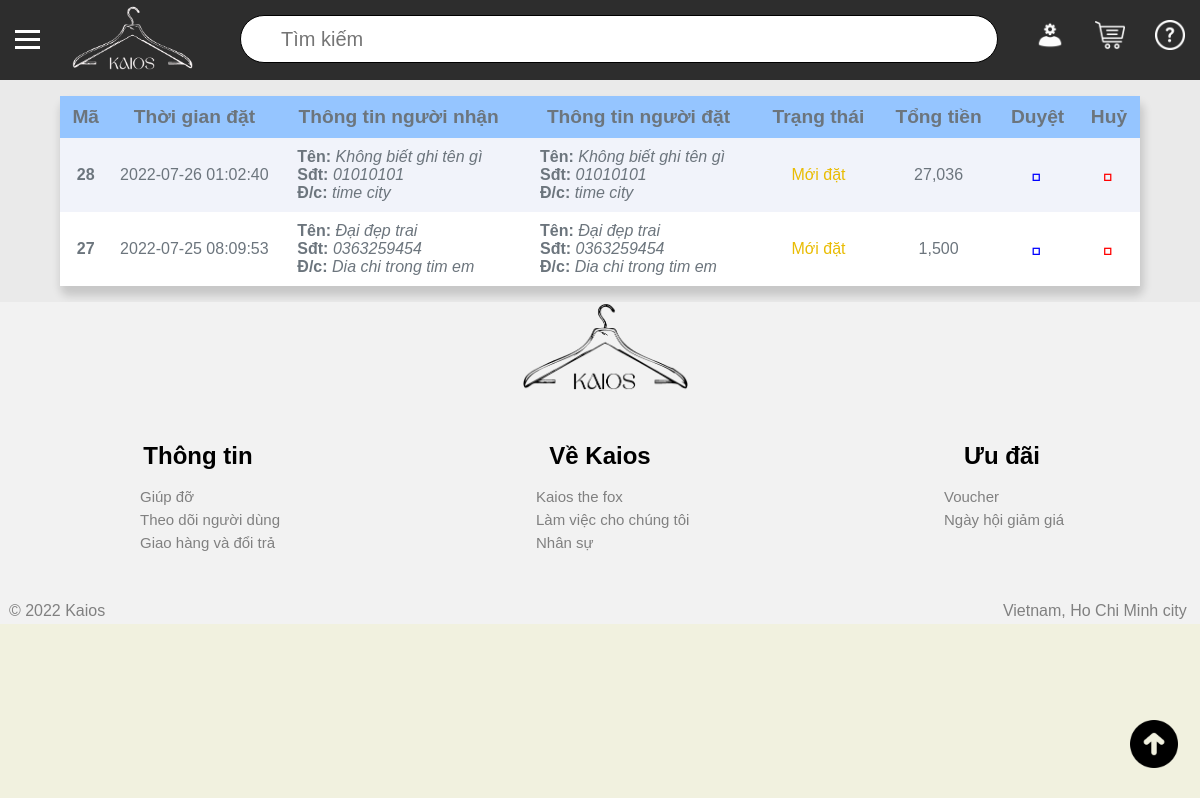
Page /admin/orders/pending_orders.php (signed in) on the earlier database version.
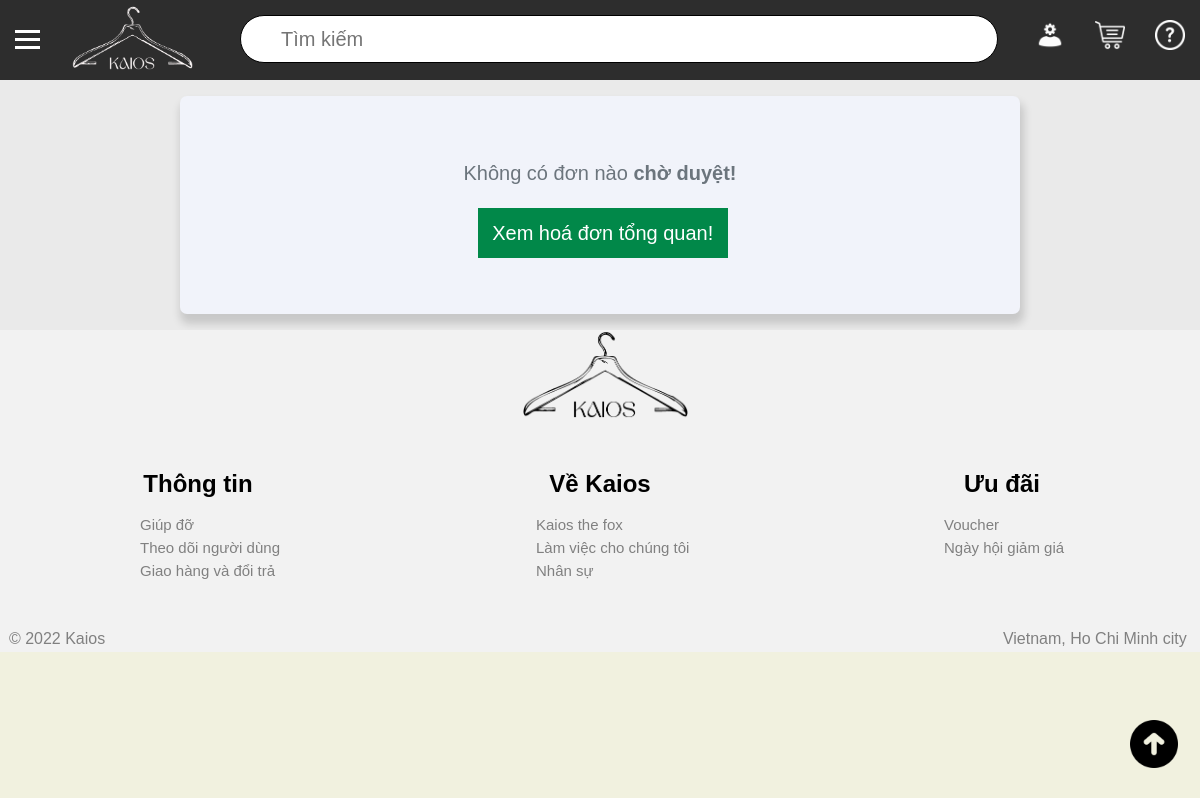
Same page on the later database version.
### tables this page shows
CREATE TABLE `hoa_don` (
  `ma` int(11) NOT NULL,
  `ma_khach_hang` int(11) NOT NULL,
  `trang_thai` int(11) NOT NULL,
  `dia_chi_nguoi_nhan` text NOT NULL,
  `thoi_gian_dat` timestamp NOT NULL DEFAULT CURRENT_TIMESTAMP,
  `ten_nguoi_nhan` varchar(200) NOT NULL,
  `sdt_nguoi_nhan` varchar(20) NOT NULL,
  `ghi_chu` text NOT NULL,
  `tong_tien` int(11) NOT NULL
);

CREATE TABLE `khach_hang` (
  `ma` int(11) NOT NULL,
  `anh_dai_dien` varchar(200) NOT NULL DEFAULT 'default.png',
  `ten` varchar(200) NOT NULL,
  `so_dien_thoai` varchar(20) NOT NULL,
  `dia_chi` text NOT NULL,
  `email` text NOT NULL,
  `mat_khau` varchar(200) NOT NULL,
  `token` varchar(50) DEFAULT NULL
);

### admin/orders/pending_orders.php (the view, shortened to what the changed rows need)
<!DOCTYPE html>
<html>
<head>
	<link rel="stylesheet" type="text/css" href="../../styles.css">
</head>
<body>
    <?php
    require '../../database/connect.php';
    $query = "select
                    hoa_don.*,
                    khach_hang.ten as ten_nguoi_dat,
                    khach_hang.so_dien_thoai as sdt_nguoi_dat,
                    khach_hang.dia_chi as dia_chi_nguoi_dat
            from hoa_don
            left join khach_hang on khach_hang.ma = hoa_don.ma_khach_hang
            where hoa_don.trang_thai = 0
            order by hoa_don.thoi_gian_dat DESC";
    $return = mysqli_query($connect,$query);
    $num_rows = $return->num_rows;
    ?>
	 	<div id="middle_div" style="z-index: 9999">
			<div id="content">
                <p>
                    <?php if($num_rows == 0) { ?>
                        <div id="alert">
                            <span style="font-size:20px;">Không có đơn nào <b>chờ duyệt!</b><span>
                            <br>
                            <br>
                            <button name="buy_now" onclick="location.href='./index.php'">
                                Xem hoá đơn tổng quan!
                            </button>
                        </div>
                    <?php } else { ?>
                        <table id="main_table">
                        <tr style="background-color: #95c5ff;">
                            <th>
                                Mã
                            </th>
                            <th>
                                Thời gian đặt
                            </th>
                            <th>
                                Thông tin người nhận
                            </th>
                            <th>
                                Thông tin người đặt
                            </th>
                            <th>
                                Trạng thái
                            </th>
                            <th>
                                Tổng tiền
                            </th>
                            <th>
                                Duyệt
                            </th>
                            <th>
                                Huỷ
                            </th>
                        </tr>
                            <?php foreach($return as $each) { ?>
                                <?php
                                if ($num_rows % 2 == 0) $row_color = "#f1f3fa";
                                else if ($num_rows % 2 == 1) $row_color = "#ffffff";
                                $num_rows--;
                                $ma = $each['ma'];
                                ?>
                            <tr name="each_row" style="background-color: <?php echo $row_color ?>;">
                                <td onclick="location.href='./show.php?id=<?=$ma?>'">
                                   <b> <?php echo $each['ma']; ?> </b>
                                </td>
                                <td onclick="location.href='./show.php?id=<?=$ma?>'">
                                    <?php echo $each['thoi_gian_dat'] ?>
                                </td>
                                <td onclick="location.href='./show.php?id=<?=$ma?>'" class="info">
                                    <b>Tên: </b>
                                     <em>
                                         <?php echo $each['ten_nguoi_nhan']; ?>
                                     </em>
                                    <br>
                                    <b>Sđt: </b>
                                    <em>
                                        <?php echo $each['sdt_nguoi_nhan']; ?>
                                    </em>
                                    <br>
                                    <b>Đ/c: </b>
                                    <em>
                                        <?php echo $each['dia_chi_nguoi_nhan']; ?>
                                    </em>
                                </td>
                                <td onclick="location.href='./show.php?id=<?=$ma?>'" class="info">
                                    <b>Tên: </b>
                                     <em>
                                         <?php echo $each['ten_nguoi_dat']; ?>
                                     </em>
                                    <br>
                                    <b>Sđt: </b>
                                    <em>
                                        <?php echo $each['sdt_nguoi_dat']; ?>
                                    </em>
                                    <br>
                                    <b>Đ/c: </b>
                                    <em>
                                        <?php echo $each['dia_chi_nguoi_dat']; ?>
                                    </em>
                                </td>
                                    <?php
                                        $trang_thai = $each['trang_thai'];
                                        switch ($trang_thai) {
                                            case "0":
                                                $msg = "Mới đặt";
                                                $color = '#e9bc03';
                                                break;
                                        }
                                    ?>
                                <td onclick="location.href='./show.php?id=<?=$ma?>'" style="color:<?=$color?> ;">
                                    <?=$msg ?>
                                </td>
                                <td>
                                    <?php echo number_format($each['tong_tien'],0, '', ',') ?>
                                </td>
                                <?php
                                        if($each['trang_thai'] != 0) {
                                            $onclick = "onclick='location.href='javascript:void(0)'";
                                            $da_duyet ="style='cursor: default'";
                                            $duyet = 'color: gray';
                                            $huy = 'color: gray';
                                        } else {
                                            $da_duyet = "";
                                            $onclick = "";
                                            $duyet = 'color: blue';
                                            $huy = 'color: red';
                                        }                                ?>
                                <?php $ma = $each['ma'] ?>
                                <td title='Duyệt' class="update" <?=$onclick?> onclick="location.href='./update_status.php?id=<?=$ma?>&status=1'"  <?=$da_duyet?> >
                                    <span style="font-family:Hack, monospace;font-size: 20px;<?=$duyet?>;"> </span>
                                </td>
                                <td title='Huỷ' class="delete" <?=$onclick?>onclick="location.href='./update_status.php?id=<?=$ma?>&status=2'" <?=$da_duyet?>>
                                    <span style="font-family:Hack, monospace;font-size: 20px;<?=$huy?>;"> </span>
                                </td>
                            </tr>
                            <?php } ?>
                        </table>
                    <?php } ?>
                </p>
            </div>
		</div>
		<?php include '../../partial/footer.php';?>
</body>
</html>

Differences in the rows shown:
no longer on this page (row edited): hoa_don: ma "28", thoi_gian_dat "2022-07-26 01:02:40", ten_nguoi_nhan "Không biết ghi tên gì", sdt_nguoi_nhan "01010101", dia_chi_nguoi_nhan "time city", ma_khach_hang.ten "Không biết ghi tên gì", ma_khach_hang.so_dien_thoai "01010101", ma_khach_hang.dia_chi "time city", trang_thai "Mới đặt", tong_tien "27,036"
no longer on this page (row edited): hoa_don: ma "27", thoi_gian_dat "2022-07-25 08:09:53", ten_nguoi_nhan "Đại đẹp trai", sdt_nguoi_nhan "0363259454", dia_chi_nguoi_nhan "Dia chi trong tim em", ma_khach_hang.ten "Đại đẹp trai", ma_khach_hang.so_dien_thoai "0363259454", ma_khach_hang.dia_chi "Dia chi trong tim em", trang_thai "Mới đặt", tong_tien "1,500"
Other differences:
text no longer shown: "Mã Thời gian đặt Thông tin người nhận Thông tin người đặt Trạng thái Tổng tiền Duyệt Huỷ"
text now shown: "Không có đơn nào chờ duyệt! Xem hoá đơn tổng quan!"
